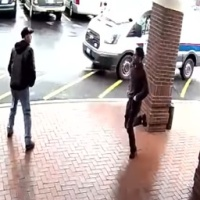
#> input picture backend/images/blbl.jpg, 200 x 200 px
$ python -i detecthuman.py   (imports and definitions only)
#> lines starting #> are read from the running program, lines starting #| are printed output that depends on the picture
import cv2
import numpy as np
import time
import cv2
import numpy as np
from PIL import Image
import joblib # save / load model
from skimage.transform import pyramid_gaussian
from skimage.feature import hog

import imutils
from sklearn.preprocessing import scale


class NMS(object):
    def __init__(self, overlap_threshold=0.1):
        self.overlap_threshold = overlap_threshold

    def __call__(self, boxes, probs):
        return self.non_max_suppression_fast(boxes=boxes, probs = probs)

    # [62 lines left out: function non_max_suppression_fast, not called in this run]

class ObjectDetector(object):
    def __init__(self, model_path = None, width = 64, height = 128, nms_threshold = 0.4, human_threshold = 0.7, cnn_model = 0):
      self.window_width = width
      self.window_height = height
      self.window_step = 16
      if model_path != None:
        self.svm_model = joblib.load(model_path)
      self.cnn_model = cnn_model
      self.nms = NMS(nms_threshold)
      self.prob_threshold = human_threshold


    def read_image_with_pillow(self, img_path, is_gray=True):
#> called with img_path = 'images/blbl.jpg', is_gray = True
        pil_im = Image.open(img_path).convert('RGB')
#> pil_im is the input picture: PIL image 200x200 RGB; mean R, G, B 182.3, 170.4, 168.9
        img = np.array(pil_im)
        img = img[:, :, ::-1].copy()  # Convert RGB to BGR
        img = cv2.cvtColor(img, cv2.COLOR_BGR2GRAY)
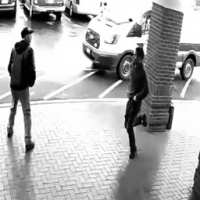
#> img: shape (200, 200); min 0, max 255, mean 173.8
        return img

    def fit_svm(self, f):
        # predict
        pred_y1 = self.svm_model.predict(np.array([f]))
        pred_y = self.svm_model.predict_proba(np.array([f]))[0]
        # class_probs = pred_y[0]
        # max_class, max_prob = max(enumerate(class_probs), key=operator.itemgetter(1))
        if pred_y[1]  > pred_y[0]:
        # is_person = max_class == 1
          is_person=1
        else:
          is_person=0
        return is_person, pred_y[1]

    def sliding_window(self, img_path):
        if self.cnn_model != 0:
          img = cv2.imread(img_path)
        else:
          img = self.read_image_with_pillow(img_path=img_path, is_gray=True)
        minAxis_Image = 250
        img = imutils.resize(img, width=min(minAxis_Image, img.shape[1]))

        h, w = img.shape[:2]
#> h = 200; w = 200
        n_windows = 0
        boxes = []
        probs = []
        i=0
        # print(img)
        for img_scale in pyramid_gaussian(img, downscale=1.2, channel_axis=True):
          # img_scale=img/255
          if img_scale.shape[0] < self.window_height or img_scale.shape[1] < self.window_width:
              break
          # if (i>0):
          #   break
          new_height, new_width = img_scale.shape[:2]
          new_img = np.copy(img_scale.astype('float32'))
          # add='./images/scale'+str(i)+'.jpg'
          # print(img_scale)
          i+=1
          # cv2.imwrite(add, img_scale)
          max_x = new_width - self.window_width
          max_y = new_height - self.window_height


          # print('Scale (h=%d, w=%d)' % (new_height, new_width))

          x = 0
          y = 0

          while y <= max_y:
              while x <= max_x:
                  n_windows += 1
                  patch = new_img[y:y+self.window_height,x:x+self.window_width]
                  if self.cnn_model == 0:
                    f = hog(patch)
                    is_person, prob = self.fit_svm(f)
                  else:
                    prob = self.cnn_model.predict(np.array([patch]))[0][0]
                    is_person = 1 if prob > self.prob_threshold else 0

                  if is_person and prob > self.prob_threshold:
                      x1 = int(x/new_width*w)
                      y1 = int(y/new_height*h)
                      x2 = int((x+self.window_width)/new_width*w)
                      y2 = int((y+self.window_height)/new_height*h)
                      boxes.append(np.array([x1, y1, x2, y2]))
                      probs.append(prob)

                  x += self.window_step
                  pass
              x = 0
              y += self.window_step
              pass
          pass
#> this loop made 1 pass
#> (new_height, new_width, i, max_x, max_y) on pass 1: (200, 200, 1, 136, 72)
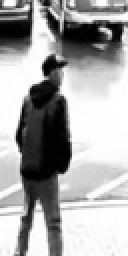
#> patch: shape (128, 64) float32 (shown 2 times larger); min 0, max 1, mean 0.653
#> after the loop, boxes = []; i = 1; n_windows = 1; probs = []
        return (boxes, probs, n_windows)


    def __call__(self, img_path):
        # time_start = time.time()
        (boxes, probs, n_windows) = self.sliding_window(img_path)
        print("Count boxes "+str(len(boxes)))
        boxes, probs = self.nms(np.array(boxes), np.array(probs))
        d_img = cv2.imread(img_path)
        minAxis_Image = 250
        d_img = imutils.resize(d_img, width=min(minAxis_Image, d_img.shape[1]))

        for box, prob in zip(boxes, probs):
            # print(prob)
            # print(box)
            d_img = cv2.rectangle(d_img, (box[0], box[1]), (box[2], box[3]), (0, 255, 0), 2)
            cv2.putText(d_img, str(round(float(prob), 2)), (box[0], box[1]-5), cv2.FONT_HERSHEY_SIMPLEX, min(self.window_width,self.window_height)/(250), (36,255,12), 1)

        # time_end = time.time()
        # print('Processed %d windows in %.2f seconds' % (n_windows, time_end-time_start))
        return d_img

#> (the run stopped early here; a loop or call above may not have finished)
